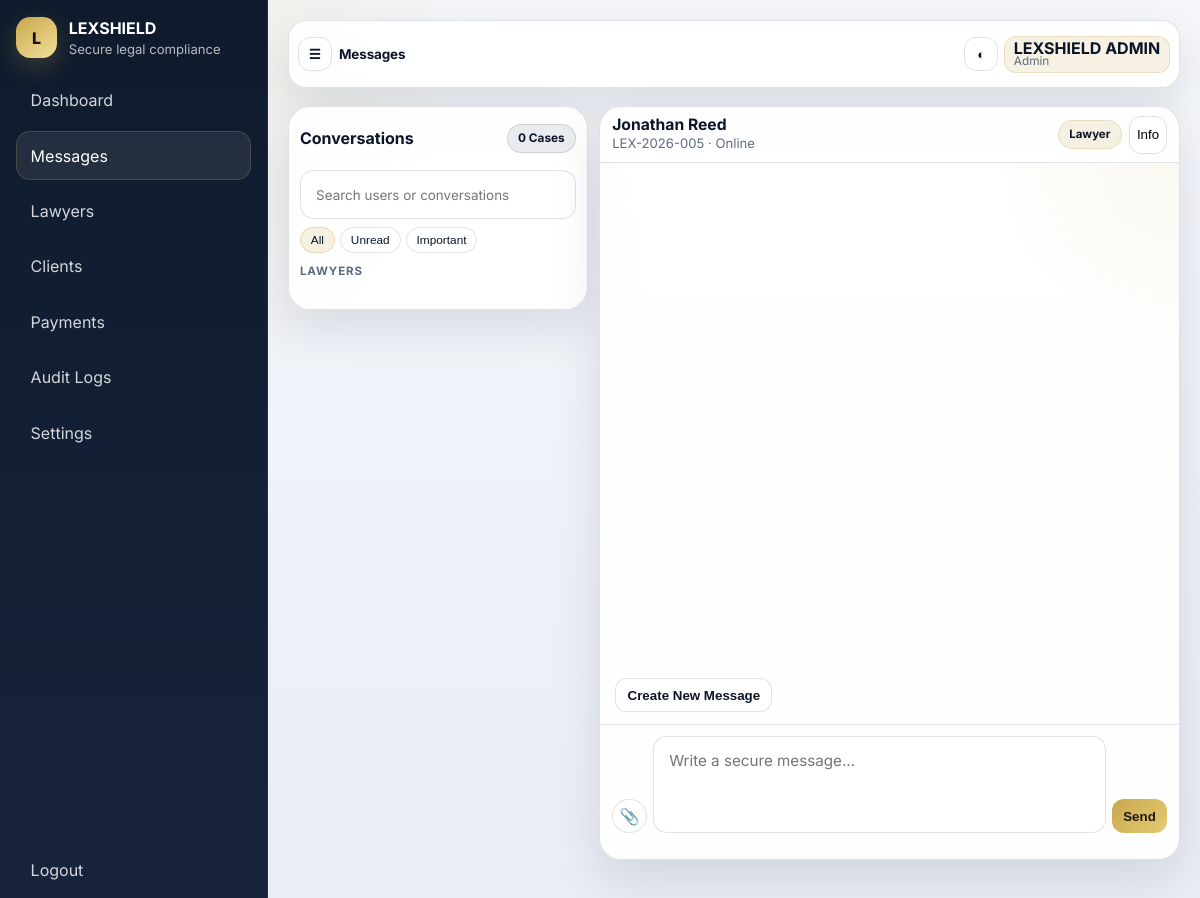
Page /admin/messages.php (signed in) on the earlier database version.
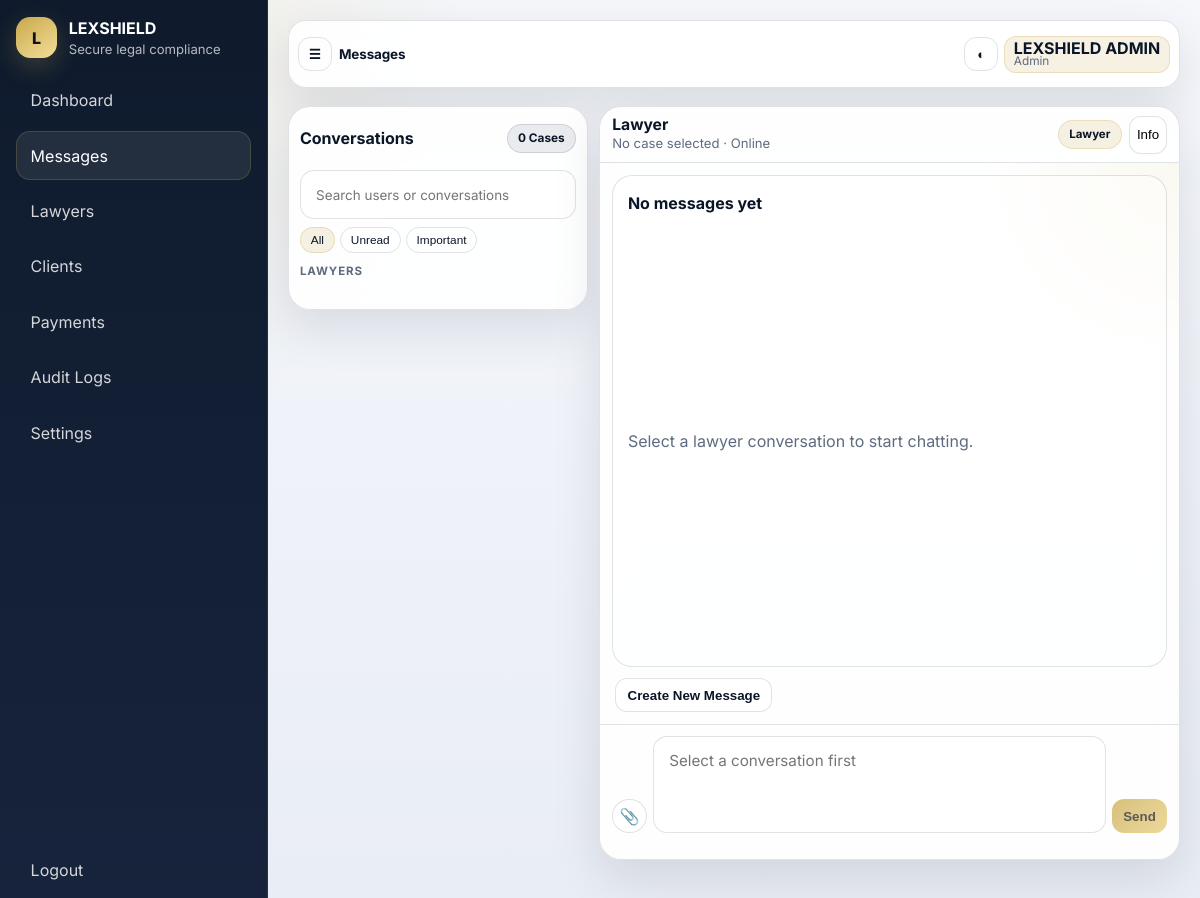
Same page on the later database version.
### tables this page shows
CREATE TABLE `users` (
  `id` INT UNSIGNED NOT NULL AUTO_INCREMENT,
  `full_name` VARCHAR(150) NOT NULL,
  `email` VARCHAR(190) NOT NULL,
  `password_hash` VARCHAR(255) NOT NULL,
  `role` ENUM('admin','lawyer','client') NOT NULL,
  `is_active` TINYINT(1) NOT NULL DEFAULT 1,
  `failed_login_attempts` TINYINT UNSIGNED NOT NULL DEFAULT 0,
  `locked_until` DATETIME DEFAULT NULL,
  `created_at` TIMESTAMP NOT NULL DEFAULT CURRENT_TIMESTAMP,
  `last_login` DATETIME DEFAULT NULL,
  `avatar_stored_name` VARCHAR(255) DEFAULT NULL,
  PRIMARY KEY (`id`),
  UNIQUE KEY `uq_users_email` (`email`),
  KEY `idx_users_role_active` (`role`, `is_active`)
);

CREATE TABLE `cases` (
  `id` INT UNSIGNED NOT NULL AUTO_INCREMENT,
  `case_number` VARCHAR(50) NOT NULL,
  `title` VARCHAR(180) NOT NULL,
  `description` TEXT NOT NULL,
  `lawyer_id` INT UNSIGNED NOT NULL,
  `client_id` INT UNSIGNED NOT NULL,
  `status` ENUM('open','ongoing','closed','archived') NOT NULL DEFAULT 'open',
  `priority` ENUM('low','normal','urgent') NOT NULL DEFAULT 'normal',
  `filed_date` DATE NOT NULL,
  `closed_date` DATE DEFAULT NULL,
  PRIMARY KEY (`id`),
  UNIQUE KEY `uq_cases_number` (`case_number`),
  KEY `idx_cases_lawyer_status` (`lawyer_id`, `status`),
  KEY `idx_cases_client_status` (`client_id`, `status`),
  CONSTRAINT `fk_cases_lawyer` FOREIGN KEY (`lawyer_id`) REFERENCES `lawyers` (`id`) ON DELETE RESTRICT,
  CONSTRAINT `fk_cases_client` FOREIGN KEY (`client_id`) REFERENCES `clients` (`id`) ON DELETE RESTRICT
);

CREATE TABLE `lawyers` (
  `id` INT UNSIGNED NOT NULL AUTO_INCREMENT,
  `user_id` INT UNSIGNED NOT NULL,
  `bar_number` VARCHAR(60) NOT NULL,
  `specialization` VARCHAR(120) NOT NULL,
  `status` ENUM('active','suspended') NOT NULL DEFAULT 'active',
  `bio` TEXT,
  `background` TEXT,
  PRIMARY KEY (`id`),
  UNIQUE KEY `uq_lawyers_user` (`user_id`),
  UNIQUE KEY `uq_lawyers_bar` (`bar_number`),
  KEY `idx_lawyers_status_specialization` (`status`, `specialization`),
  CONSTRAINT `fk_lawyers_user` FOREIGN KEY (`user_id`) REFERENCES `users` (`id`) ON DELETE CASCADE
);

### config/db.php (called while the page is built, shortened)
<?php
$lexDbPingChecked = false;

### admin/messages.php (the view, shortened to what the changed rows need)
<?php
require_once __DIR__ . '/../config/bootstrap.php';
$user = lex_require_role('admin');
$adminUserId = (int) $user['id'];
$cases = lex_recent(
    'SELECT c.id AS case_id, c.case_number, c.title, c.status, c.priority, lu.user_id AS lawyer_user_id, uu.full_name AS lawyer_name, uu.email AS lawyer_email
     FROM cases c
     JOIN lawyers lu ON lu.id = c.lawyer_id
     JOIN users uu ON uu.id = lu.user_id
     WHERE EXISTS (
         SELECT 1
         FROM messages m
         WHERE m.case_id = c.id
           AND NOT EXISTS (SELECT 1 FROM message_deletions md WHERE md.message_id = m.id AND md.user_id = :viewer_id)
           AND ((m.sender_id = :admin_id_1 AND m.receiver_id = lu.user_id) OR (m.sender_id = lu.user_id AND m.receiver_id = :admin_id_2))
     )
     ORDER BY c.id DESC'
    ,
    ['admin_id_1' => $adminUserId, 'admin_id_2' => $adminUserId, 'viewer_id' => $adminUserId]
);
$recipientCases = lex_recent(
    'SELECT c.id AS case_id, c.case_number, c.title, lu.user_id AS lawyer_user_id, uu.full_name AS lawyer_name, uu.email AS lawyer_email
     FROM cases c
     JOIN lawyers lu ON lu.id = c.lawyer_id
     JOIN users uu ON uu.id = lu.user_id
     WHERE uu.is_active = 1
     ORDER BY c.id DESC'
);
$caseMap = [];
$composeCaseMap = [];
foreach ($recipientCases as $case) {
    $composeCaseMap[(int) $case['case_id']] = $composeCaseMap[(int) $case['case_id']] ?? $case;
}
$defaultComposeCase = $cases[0] ?? ($recipientCases[0] ?? null);
$selectedCaseId = $defaultComposeCase ? (int) $defaultComposeCase['case_id'] : 0;
$partnerId = 0;
$partnerName = '';
$caseInfo = $selectedCaseId && isset($caseMap[$selectedCaseId]) ? $caseMap[$selectedCaseId] : ($selectedCaseId && isset($composeCaseMap[$selectedCaseId]) ? $composeCaseMap[$selectedCaseId] : null);
$activeCaseNumber = $caseInfo['case_number'] ?? 'No case selected';
if ($selectedCaseId && $caseInfo) {
    $partnerId = (int) $caseInfo['lawyer_user_id'];
    $partnerName = $caseInfo['lawyer_name'];
}
$threadLabel = $partnerName ?: 'Lawyer';
$onlineLabel = 'Online';
$sendDisabled = !$selectedCaseId || !$partnerId;
?>
<section class="messages-page admin-messages-page" data-chat-shell data-partner-name="<?= lex_e($threadLabel) ?>">
  <div class="messages-layout admin-messages-layout">
    <aside class="chat-sidebar admin-messages-sidebar">
      <div class="card-head admin-messages-head">
        <h2>Conversations</h2>
      </div>
    </aside>
    <section class="chat-panel admin-messages-panel">
      <div class="chat-header admin-messages-header">
        <div>
          <h2><?= lex_e($threadLabel) ?></h2>
          <div class="status-line"><?= lex_e($activeCaseNumber) ?> · <?= lex_e($onlineLabel) ?></div>
        </div>
        <div class="header-actions">
        </div>
      </div>
      <div class="chat-feed" data-chat-scroll>
        <?php if (!$selectedCaseId || !$partnerId): ?>
          <div class="info-card">
            <strong>No messages yet</strong>
            <p class="muted">Select a lawyer conversation to start chatting.</p>
          </div>
        <?php endif; ?>
      </div>
      <div class="conversation-actions admin-messages-actions">
        <button
          class="button button-secondary"
          type="button"
          data-modal-open="newMessageModal"
          data-default-case="<?= (int) $selectedCaseId ?>"
          data-default-recipient="<?= (int) $partnerId ?>"
          data-default-role="lawyer"
        >Create New Message</button>
      </div>
      <div class="chat-composer admin-messages-composer">
        <form method="post" class="stack-form" data-chat-composer enctype="multipart/form-data">
          <div class="composer-row">
            <div class="composer-tools">
              <label class="icon-button ghost" style="display:inline-flex;align-items:center;gap:0.35rem;cursor:pointer;">
              </label>
            </div>
            <textarea class="composer-input" name="message_text" rows="3" placeholder="<?= $sendDisabled ? 'Select a conversation first' : 'Write a secure message...' ?>" <?= $sendDisabled ? 'disabled' : '' ?> data-chat-input></textarea>
            <button class="button button-primary" type="submit" <?= $sendDisabled ? 'disabled' : '' ?>>Send</button>
          </div>
        </form>
      </div>
    </section>
  </div>
</section>

Differences in the rows shown:
removed users: full_name "Jonathan Reed"
removed cases: case_number "LEX-2026-005"
Other differences:
lex_e($threadLabel): (not shown) → "Lawyer"
lex_e($activeCaseNumber): (not shown) → "No case selected"
text now shown: "No messages yet Select a lawyer conversation to start chatting."
